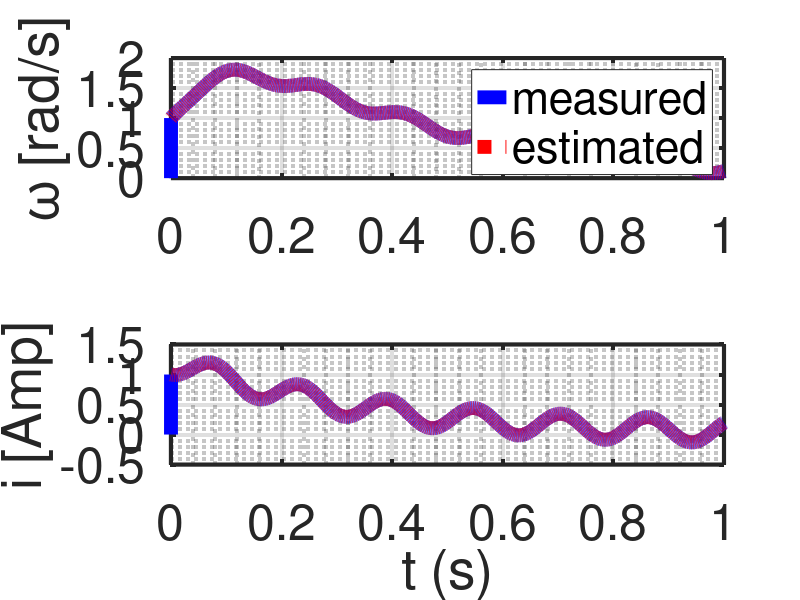
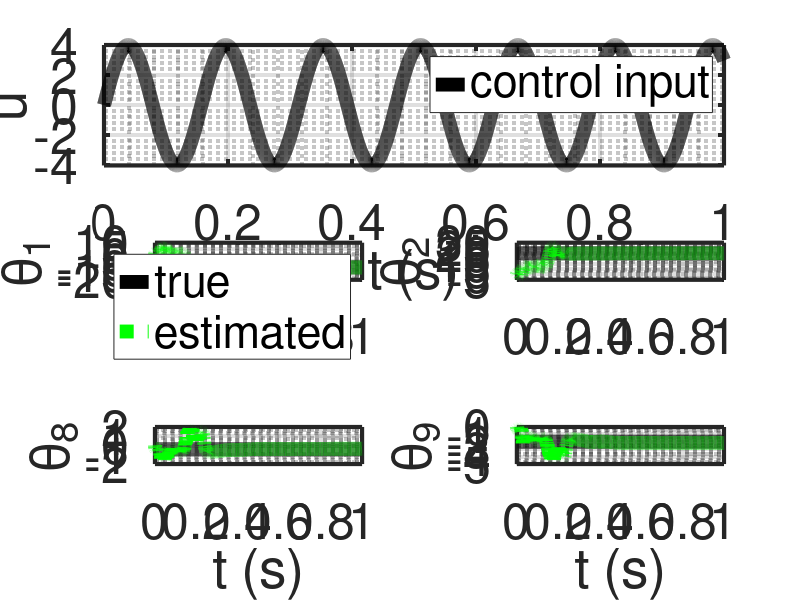

MATLAB code to generate these figures, in order: (Note: this script raises an error after producing the figures.)
%% Research code by Agus Hasan

clear;
clc;

%% time horizon
tf  = 1;
dt  = 0.0001;
t   = dt:dt:tf;

%% number of variables and coefficients
n = 2;
r = 14;

%% system description
A = eye(n);
C = eye(n);

%% noise
RF = 1;

%% state initialization
x        = [1;1];
xbar     = x;%zeros(n,1);
y        = zeros(n,1);
thetabar = zeros(r,1);
 
%% true parameters
J = 0.01;
b = 0.1;
K = 0.2;
R = 1;
L = 0.5;

%% initial control inputs
u     = 2;

%% for plotting
uArray          = [];
xArray          = [];
xbarArray       = [];
yArray          = [];
thetabarArray   = [];

%% Initialization for estimator

lambdav = 0.995;
lambdat = 0.999;
Rx      = 1*eye(n);
Rt      = 1*eye(n);
Px      = 1*eye(n);
Pt      = 1*eye(r);
Gamma   = 1*zeros(n,r);

%% simulation
for i=1:(tf/dt)
    
    u = 4*sin(i*dt*40);

    uArray         = [uArray u];
    xArray         = [xArray x];
    xbarArray      = [xbarArray xbar];
    yArray         = [yArray y];
    thetabarArray  = [thetabarArray thetabar]; 
    
    x = A*x+dt*[-b/J K/J; -K/L -R/L]*x+dt*[0 1/L]'*u;
    y = C*x+dt*RF^2*randn(n,1);

    Phi = [y(1) y(2) y(1)^2 y(2)^2 y(1)*y(2) u u^2 zeros(7,1)';
           zeros(7,1)' y(1) y(2) y(1)^2 y(2)^2 y(1)*y(2) u u^2];
    
    % Estimation using adaptive observer
    Kx = Px*C'*inv(C*Px*C'+Rx);
    Kt = Pt*Gamma'*C'*inv(C*Gamma*Pt*Gamma'*C'+Rt);
    Gamma = (eye(n)-Kx*C)*Gamma;

    xbar = xbar+(Kx+Gamma*Kt)*(y-C*xbar);
    thetabar = thetabar-Kt*(y-C*xbar);

    xbar = A*xbar+Phi*thetabar;

    thetabar = thetabar;
    Px = (1/lambdav)*eye(n)*(eye(n)-Kx*C)*Px*eye(n);
    Pt = (1/lambdat)*(eye(r)-Kt*C*Gamma)*Pt;
    Gamma = eye(n)*Gamma-Phi;

end

figure(1)
subplot(2,1,1)
plot(t,yArray(1,:),'-b','LineWidth',10);
hold on;
plot(t,xbarArray(1,:),':r','LineWidth',10);
set(gca,'color','white','LineWidth',3,'FontSize',36)
legend('measured','estimated')
grid on;
grid minor;
ylabel('\omega [rad/s]')
subplot(2,1,2)
plot(t,yArray(2,:),'-b','LineWidth',10);
hold on;
plot(t,xbarArray(2,:),':r','LineWidth',10);
set(gca,'color','white','LineWidth',3,'FontSize',36)
grid on;
grid minor;
ylabel('i [Amp]')
xlabel('t (s)')

figure(2)
subplot(3,2,[1 2])
plot(t,uArray,'-k','LineWidth',10);
set(gca,'color','white','LineWidth',3,'FontSize',36)
legend('control input')
xlim([0 tf])
grid on;
grid minor;
ylabel('u')
xlabel('t (s)')
subplot(3,2,3)
plot(t,(-b/J)*ones(1,length(t)),'-k','LineWidth',10);
hold on;
plot(t,thetabarArray(1,:)/dt,':g','LineWidth',10);
set(gca,'color','white','LineWidth',3,'FontSize',36)
legend('true','estimated')
xlim([0 tf])
grid on;
grid minor;
ylabel('\theta_1')
subplot(3,2,4)
plot(t,(K/J)*ones(1,length(t)),'-k','LineWidth',10);
hold on;
plot(t,thetabarArray(2,:)/dt,':g','LineWidth',10);
set(gca,'color','white','LineWidth',3,'FontSize',36)
xlim([0 tf])
grid on;
grid minor;
ylabel('\theta_2')
subplot(3,2,5)
plot(t,(-K/L)*ones(1,length(t)),'-k','LineWidth',10);
hold on;
plot(t,thetabarArray(8,:)/dt,':g','LineWidth',10);
set(gca,'color','white','LineWidth',3,'FontSize',36)
xlim([0 tf])
grid on;
grid minor;
xlabel('t (s)')
ylabel('\theta_8')
subplot(3,2,6)
plot(t,(-R/L)*ones(1,length(t)),'-k','LineWidth',10);
hold on;
plot(t,thetabarArray(9,:)/dt,':g','LineWidth',10);
set(gca,'color','white','LineWidth',3,'FontSize',36)
xlim([0 tf])
grid on;
grid minor;
xlabel('t (s)')
ylabel('\theta_9')


Coeff = round([(1/dt)*thetabar(1:(r/n),end)'; (1/dt)*thetabar((r/n)+1:r,end)'],1)